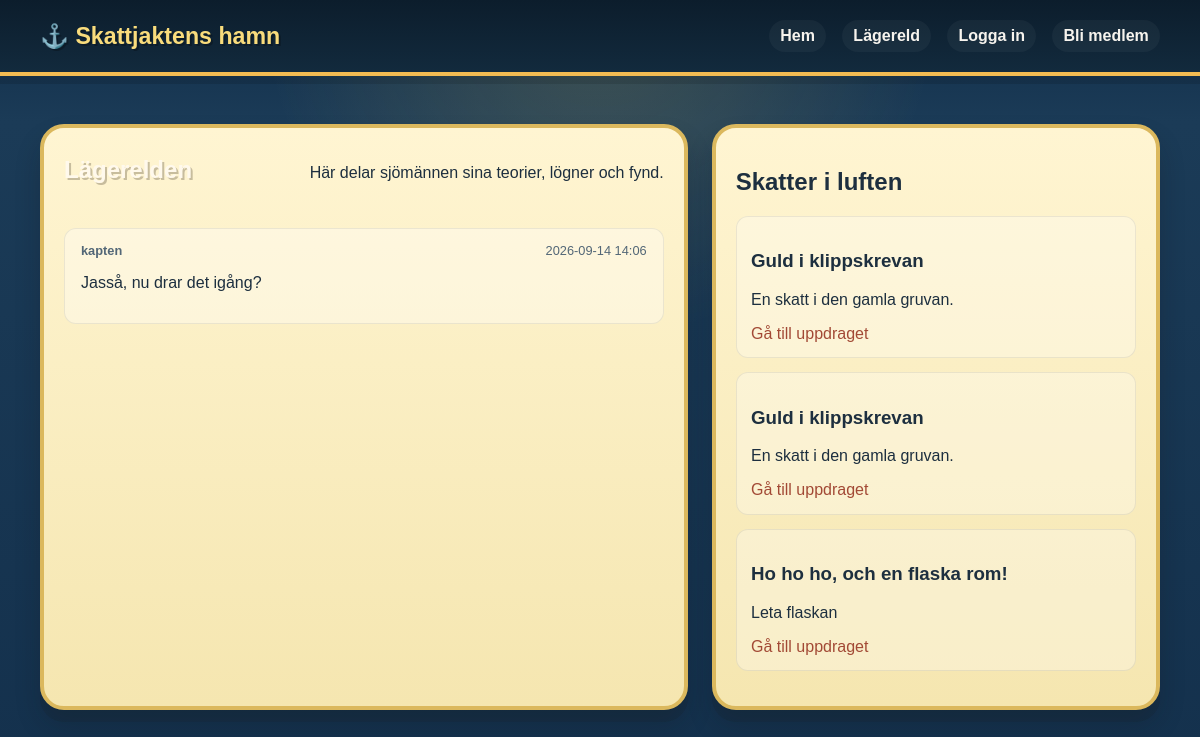
Before: /campfire with the older database file.
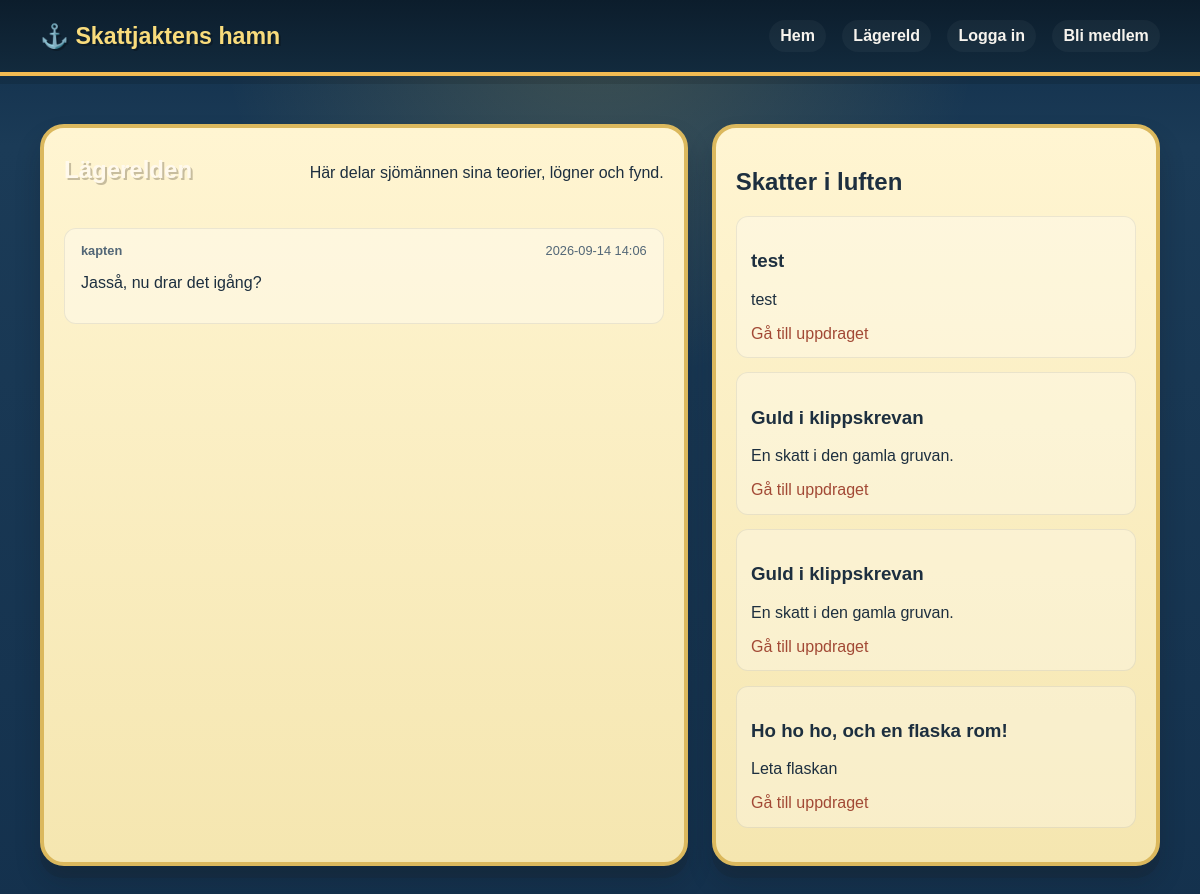
After: the same page with the newer database file.
### tables this page shows
CREATE TABLE comments (
            id INTEGER PRIMARY KEY AUTOINCREMENT,
            hunt_id INTEGER NOT NULL,
            user_id INTEGER NOT NULL,
            content TEXT NOT NULL,
            created_at TEXT NOT NULL DEFAULT CURRENT_TIMESTAMP,
            FOREIGN KEY(hunt_id) REFERENCES hunts(id),
            FOREIGN KEY(user_id) REFERENCES users(id)
        );

CREATE TABLE users (
            id INTEGER PRIMARY KEY AUTOINCREMENT,
            username TEXT NOT NULL UNIQUE,
            password_hash TEXT NOT NULL,
            role TEXT NOT NULL DEFAULT 'member',
            created_at TEXT NOT NULL DEFAULT CURRENT_TIMESTAMP
        );

CREATE TABLE hunts (
            id INTEGER PRIMARY KEY AUTOINCREMENT,
            user_id INTEGER NOT NULL,
            title TEXT NOT NULL,
            summary TEXT NOT NULL,
            content TEXT NOT NULL,
            image_url TEXT,
            location TEXT,
            difficulty TEXT,
            status TEXT NOT NULL DEFAULT 'draft',
            created_at TEXT NOT NULL DEFAULT CURRENT_TIMESTAMP,
            published_at TEXT,
            FOREIGN KEY(user_id) REFERENCES users(id)
        );

### treasure.py (the view)
@app.route("/campfire")
def campfire():
    db = get_db()
    comments = db.execute(
        """
        SELECT c.*, u.username
        FROM comments c
        JOIN users u ON u.id = c.user_id
        ORDER BY c.created_at DESC
        """
    ).fetchall()
    hunts = db.execute(
        "SELECT * FROM hunts WHERE status = 'published' ORDER BY published_at DESC, id DESC"
    ).fetchall()
    return render_template("campfire.html", comments=comments, hunts=hunts, user=current_user())

### treasure.py (called while the page is built, shortened)
def get_db_path():
    if app.config.get("TESTING"):
        return os.path.join(os.path.dirname(__file__), "test_treasure.db")
    return app.config["DATABASE"]

def get_db():
    if "db" not in g:
        conn = sqlite3.connect(get_db_path())
        conn.row_factory = sqlite3.Row
        g.db = conn
    return g.db

def user_is_logged_in():
    return "user_id" in session

def current_user():
    if not user_is_logged_in():
        return None
    db = get_db()
    return db.execute(
        "SELECT * FROM users WHERE id = ?",
        (session["user_id"],),
    ).fetchone()

def ensure_admin_exists():
    db = get_db()
    admin_count = db.execute(
        "SELECT COUNT(*) AS count FROM users WHERE role = 'admin'"
    ).fetchone()["count"]
    if admin_count > 0:
        return

@app.before_request
def ensure_db():
    init_db()
    ensure_admin_exists()

### templates/campfire.html (shortened to what this page needs)
{% extends 'base.html' %}
{% block content %}
<section class="container section campfire-layout">
  <div class="campfire-panel">
    <div class="section-heading">
      <h1>Lägerelden</h1>
      <p>Här delar sjömännen sina teorier, lögner och fynd.</p>
    </div>
    {% for comment in comments %}
      <article class="comment">
        <div class="comment-head">
          <strong>{{ comment.username }}</strong>
          <span>{{ comment.created_at[:16] }}</span>
        </div>
        <p>{{ comment.content }}</p>
      </article>
    {% else %}
      <p>Ingen har sagt något vid elden ännu. Är det din tur att starta berättelsen?</p>
    {% endfor %}
  </div>
  <aside class="side-panel">
    <h2>Skatter i luften</h2>
    {% for hunt in hunts %}
      <div class="mini-card">
        <h3>{{ hunt.title }}</h3>
        <p>{{ hunt.summary }}</p>
        <a href="{{ url_for('treasure_detail', hunt_id=hunt.id) }}">Gå till uppdraget</a>
      </div>
    {% else %}
      <p>Inga publicerade skatter just nu.</p>
    {% endfor %}
  </aside>
</section>
{% endblock %}

Changed rows visible on the page:
now on this page (row edited): hunts: title "test", summary "test"
